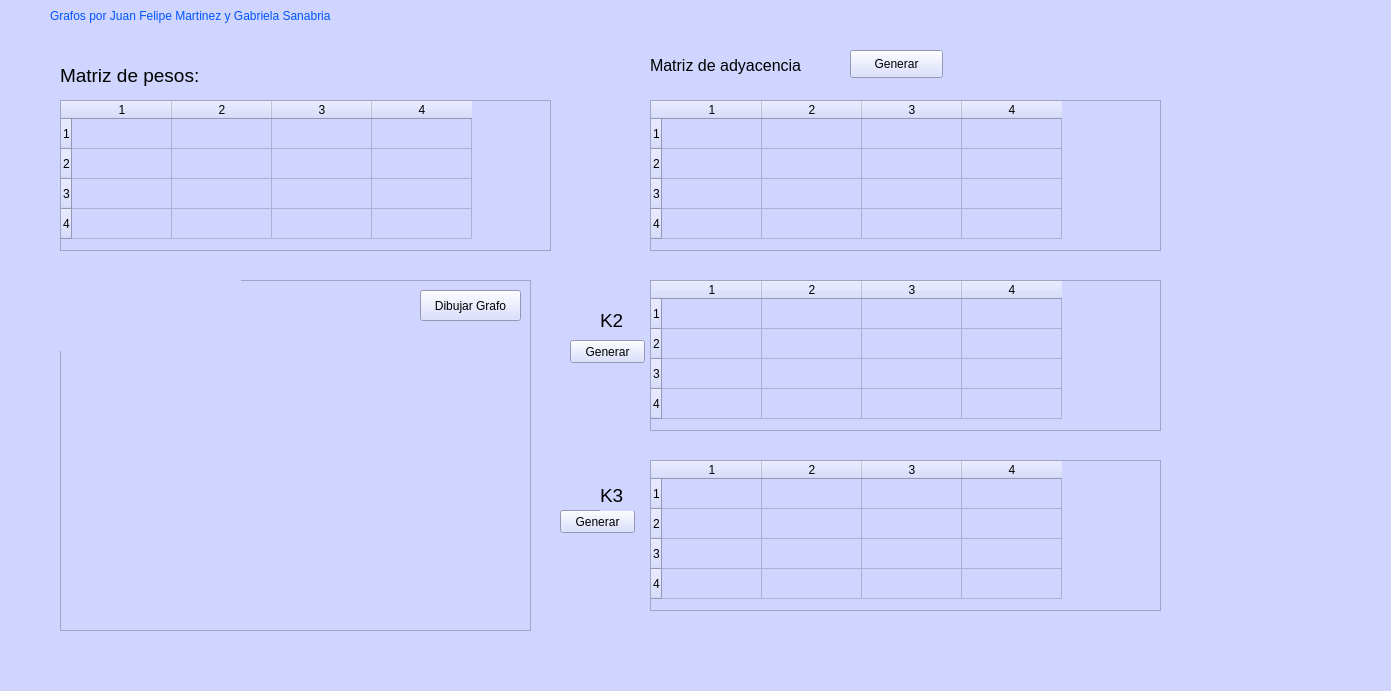
<?xml version="1.0" encoding="UTF-8"?>
<ui version="4.0">
 <class>MainWindow</class>
 <widget class="QMainWindow" name="MainWindow">
  <property name="geometry">
   <rect>
    <x>0</x>
    <y>0</y>
    <width>1391</width>
    <height>691</height>
   </rect>
  </property>
  <property name="windowTitle">
   <string>MainWindow</string>
  </property>
  <property name="styleSheet">
   <string notr="true">color: rgb(0, 0, 0);
background-color: rgb(207, 213, 255);</string>
  </property>
  <widget class="QWidget" name="centralwidget">
   <widget class="QTableWidget" name="tableWidget">
    <property name="geometry">
     <rect>
      <x>60</x>
      <y>100</y>
      <width>491</width>
      <height>151</height>
     </rect>
    </property>
    <property name="minimumSize">
     <size>
      <width>491</width>
      <height>151</height>
     </size>
    </property>
    <property name="toolTip">
     <string>Haga doble clic en el cabaezado de un vértice para generar una matriz de pesos</string>
    </property>
    <property name="rowCount">
     <number>4</number>
    </property>
    <property name="columnCount">
     <number>4</number>
    </property>
    <row/>
    <row/>
    <row/>
    <row/>
    <column/>
    <column/>
    <column/>
    <column/>
   </widget>
   <widget class="QPushButton" name="btnPintarGrafo">
    <property name="geometry">
     <rect>
      <x>420</x>
      <y>290</y>
      <width>101</width>
      <height>31</height>
     </rect>
    </property>
    <property name="text">
     <string>Dibujar Grafo</string>
    </property>
   </widget>
   <widget class="QGraphicsView" name="graphicsView">
    <property name="geometry">
     <rect>
      <x>60</x>
      <y>280</y>
      <width>471</width>
      <height>351</height>
     </rect>
    </property>
   </widget>
   <widget class="QLabel" name="lblTtitulo">
    <property name="geometry">
     <rect>
      <x>50</x>
      <y>0</y>
      <width>531</width>
      <height>31</height>
     </rect>
    </property>
    <property name="styleSheet">
     <string notr="true">font: 75 14pt &quot;MS Shell Dlg 2&quot;;
color:rgb(0, 85, 255);</string>
    </property>
    <property name="text">
     <string>Grafos por Juan Felipe Martinez y Gabriela Sanabria</string>
    </property>
   </widget>
   <widget class="QLabel" name="lblTtitulo2">
    <property name="geometry">
     <rect>
      <x>60</x>
      <y>280</y>
      <width>181</width>
      <height>71</height>
     </rect>
    </property>
    <property name="styleSheet">
     <string notr="true">font: 75 14pt &quot;MS Shell Dlg 2&quot;;
color:rgb(0, 85, 255);</string>
    </property>
    <property name="text">
     <string/>
    </property>
    <property name="pixmap">
     <pixmap>logo_eafit_blanco.png</pixmap>
    </property>
   </widget>
   <widget class="QTableWidget" name="tableWidget_2">
    <property name="geometry">
     <rect>
      <x>650</x>
      <y>100</y>
      <width>511</width>
      <height>151</height>
     </rect>
    </property>
    <row>
     <property name="text">
      <string>1</string>
     </property>
    </row>
    <row>
     <property name="text">
      <string>2</string>
     </property>
    </row>
    <row>
     <property name="text">
      <string>3</string>
     </property>
    </row>
    <row>
     <property name="text">
      <string>4</string>
     </property>
    </row>
    <column>
     <property name="text">
      <string>1</string>
     </property>
    </column>
    <column>
     <property name="text">
      <string>2</string>
     </property>
    </column>
    <column>
     <property name="text">
      <string>3</string>
     </property>
    </column>
    <column>
     <property name="text">
      <string>4</string>
     </property>
    </column>
   </widget>
   <widget class="QLabel" name="label">
    <property name="geometry">
     <rect>
      <x>650</x>
      <y>40</y>
      <width>191</width>
      <height>51</height>
     </rect>
    </property>
    <property name="font">
     <font>
      <pointsize>12</pointsize>
     </font>
    </property>
    <property name="autoFillBackground">
     <bool>false</bool>
    </property>
    <property name="text">
     <string>Matriz de adyacencia</string>
    </property>
   </widget>
   <widget class="QPushButton" name="btnAdyacencia">
    <property name="geometry">
     <rect>
      <x>850</x>
      <y>50</y>
      <width>93</width>
      <height>28</height>
     </rect>
    </property>
    <property name="text">
     <string>Generar</string>
    </property>
   </widget>
   <widget class="QPushButton" name="pushButton">
    <property name="geometry">
     <rect>
      <x>570</x>
      <y>340</y>
      <width>75</width>
      <height>23</height>
     </rect>
    </property>
    <property name="text">
     <string>Generar</string>
    </property>
   </widget>
   <widget class="QPushButton" name="pushButton_2">
    <property name="geometry">
     <rect>
      <x>560</x>
      <y>510</y>
      <width>75</width>
      <height>23</height>
     </rect>
    </property>
    <property name="text">
     <string>Generar</string>
    </property>
   </widget>
   <widget class="QTableWidget" name="tableWidget_3">
    <property name="geometry">
     <rect>
      <x>650</x>
      <y>280</y>
      <width>511</width>
      <height>151</height>
     </rect>
    </property>
    <row>
     <property name="text">
      <string>1</string>
     </property>
    </row>
    <row>
     <property name="text">
      <string>2</string>
     </property>
    </row>
    <row>
     <property name="text">
      <string>3</string>
     </property>
    </row>
    <row>
     <property name="text">
      <string>4</string>
     </property>
    </row>
    <column>
     <property name="text">
      <string>1</string>
     </property>
    </column>
    <column>
     <property name="text">
      <string>2</string>
     </property>
    </column>
    <column>
     <property name="text">
      <string>3</string>
     </property>
    </column>
    <column>
     <property name="text">
      <string>4</string>
     </property>
    </column>
   </widget>
   <widget class="QTableWidget" name="tableWidget_4">
    <property name="geometry">
     <rect>
      <x>650</x>
      <y>460</y>
      <width>511</width>
      <height>151</height>
     </rect>
    </property>
    <row>
     <property name="text">
      <string>1</string>
     </property>
    </row>
    <row>
     <property name="text">
      <string>2</string>
     </property>
    </row>
    <row>
     <property name="text">
      <string>3</string>
     </property>
    </row>
    <row>
     <property name="text">
      <string>4</string>
     </property>
    </row>
    <column>
     <property name="text">
      <string>1</string>
     </property>
    </column>
    <column>
     <property name="text">
      <string>2</string>
     </property>
    </column>
    <column>
     <property name="text">
      <string>3</string>
     </property>
    </column>
    <column>
     <property name="text">
      <string>4</string>
     </property>
    </column>
   </widget>
   <widget class="QLabel" name="label_2">
    <property name="geometry">
     <rect>
      <x>600</x>
      <y>310</y>
      <width>47</width>
      <height>20</height>
     </rect>
    </property>
    <property name="font">
     <font>
      <pointsize>14</pointsize>
     </font>
    </property>
    <property name="text">
     <string>K2</string>
    </property>
   </widget>
   <widget class="QLabel" name="label_3">
    <property name="geometry">
     <rect>
      <x>600</x>
      <y>480</y>
      <width>47</width>
      <height>31</height>
     </rect>
    </property>
    <property name="font">
     <font>
      <pointsize>14</pointsize>
     </font>
    </property>
    <property name="text">
     <string>K3</string>
    </property>
   </widget>
   <widget class="QLabel" name="label_4">
    <property name="geometry">
     <rect>
      <x>60</x>
      <y>60</y>
      <width>171</width>
      <height>31</height>
     </rect>
    </property>
    <property name="font">
     <font>
      <pointsize>14</pointsize>
     </font>
    </property>
    <property name="text">
     <string>Matriz de pesos:</string>
    </property>
   </widget>
   <zorder>graphicsView</zorder>
   <zorder>tableWidget</zorder>
   <zorder>btnPintarGrafo</zorder>
   <zorder>lblTtitulo</zorder>
   <zorder>lblTtitulo2</zorder>
   <zorder>tableWidget_2</zorder>
   <zorder>label</zorder>
   <zorder>btnAdyacencia</zorder>
   <zorder>pushButton</zorder>
   <zorder>pushButton_2</zorder>
   <zorder>tableWidget_3</zorder>
   <zorder>tableWidget_4</zorder>
   <zorder>label_2</zorder>
   <zorder>label_3</zorder>
   <zorder>label_4</zorder>
  </widget>
  <widget class="QMenuBar" name="menubar">
   <property name="geometry">
    <rect>
     <x>0</x>
     <y>0</y>
     <width>1391</width>
     <height>25</height>
    </rect>
   </property>
  </widget>
  <widget class="QStatusBar" name="statusbar"/>
 </widget>
 <resources/>
 <connections/>
</ui>
